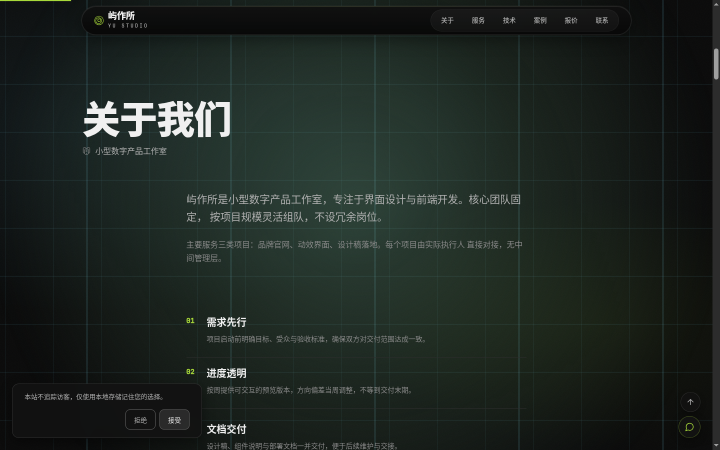
#> input picture docs/review/shots/1440-about.png, 1440 x 900 px, found by its file name (shown at 1/2 size)
$ python _probe.py
#> lines starting #> are read from the running program, lines starting #| are printed output that depends on the picture
from PIL import Image
import statistics

def lum(c):
    def f(v):
        v = v / 255
        return v / 12.92 if v <= 0.04045 else ((v + 0.055) / 1.055) ** 2.4
    r, g, b = [f(x) for x in c]
    return 0.2126 * r + 0.7152 * g + 0.0722 * b

def cr(a, b):
    l1, l2 = sorted([lum(a), lum(b)], reverse=True)
    return round((l1 + 0.05) / (l2 + 0.05), 2)

pairs = {
    '#B0B0B0 on #0A0A0A': ((176, 176, 176), (10, 10, 10)),
    '#8A8A8A on #0A0A0A': ((138, 138, 138), (10, 10, 10)),
    '#8A8A8A on #141414': ((138, 138, 138), (20, 20, 20)),
    '#8A8A8A on #0F0F0F': ((138, 138, 138), (15, 15, 15)),
    '#F0F0F0 on #0A0A0A': ((240, 240, 240), (10, 10, 10)),
    '#A8D93A on #0A0A0A': ((168, 217, 58), (10, 10, 10)),
    '#A8D93A on #141414': ((168, 217, 58), (20, 20, 20)),
    '#B0B0B0 on #141414': ((176, 176, 176), (20, 20, 20)),
    '#8A8A8A on #1A1A1A': ((138, 138, 138), (26, 26, 26)),
    '#2E2E2E on #141414': ((46, 46, 46), (20, 20, 20)),
    '#0A0A0A on #A8D93A (btn)': ((10, 10, 10), (168, 217, 58)),
}
for k, (a, b) in pairs.items():
    print(f"{k}: {cr(a, b)}:1")

print("=== pixel stats ===")
for f in ["docs/review/shots/1440-about.png", "docs/review/shots/1440-hero.png",
          "docs/review/shots/390-about.png", "docs/review/shots/390-services.png"]:
    im = Image.open(f).convert('RGB')
#> im is the input picture: PIL image 1440x900 RGB; mean R, G, B 30.2, 38.6, 33.8
    w, h = im.size
#> w = 1440; h = 900
    if w > 1000:
        box = (int(w * 0.72), int(h * 0.55), int(w * 0.95), int(h * 0.85))
#> box = (1036, 495, 1368, 765)
    else:
        box = (int(w * 0.6), int(h * 0.6), int(w * 0.95), int(h * 0.9))
    crop = im.crop(box)
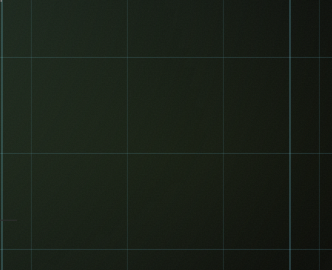
#> crop: PIL image 332x270 RGB; mean R, G, B 25.4, 32.7, 23.6
    px = list(crop.getdata())
#> px = 89640 items
    rs = [p[0] for p in px]
#> rs = 89640 items
    print(f, im.size, 'mean', round(sum(rs) / len(rs), 1),
          'stdev', round(statistics.pstdev(rs), 2),
          'minmax', min(rs), max(rs), 'distinct', len(set(rs)))
#| docs/review/shots/1440-about.png (1440, 900) mean 25.4 stdev 5.1 minmax 13 125 distinct 49
#> pass 2 of the loop `for f in ["docs/review/shots/1440-about.png", "docs/review/shots/1440-..`:
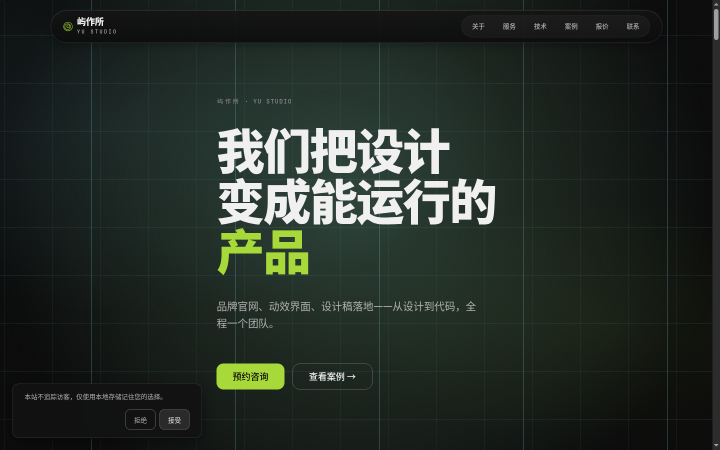
#> input picture docs/review/shots/1440-hero.png, 1440 x 900 px, found by its file name (shown at 1/2 size)
#> im is the input picture: PIL image 1440x900 RGB; mean R, G, B 37.1, 45.4, 39.2
#> `crop = im.crop(box)`:
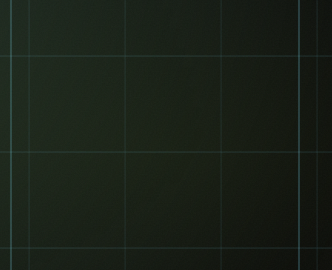
#> crop: PIL image 332x270 RGB; mean R, G, B 25.6, 32.7, 23.7
#| docs/review/shots/1440-hero.png (1440, 900) mean 25.6 stdev 4.97 minmax 13 57 distinct 45
#> pass 3 of the loop `for f in ["docs/review/shots/1440-about.png", "docs/review/shots/1440-..`:
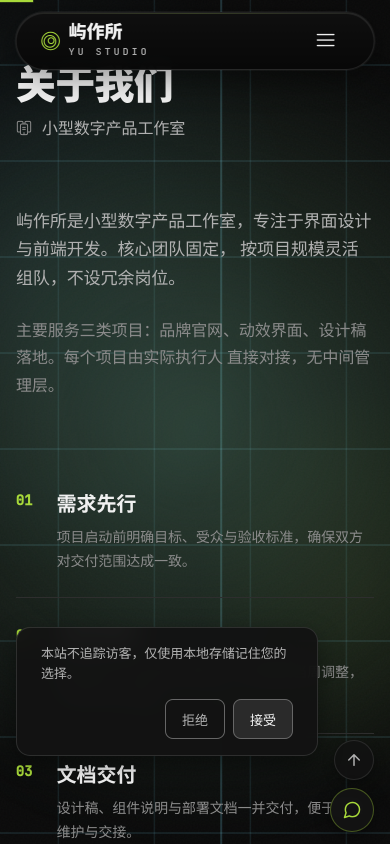
#> input picture docs/review/shots/390-about.png, 780 x 1688 px, found by its file name (shown at 1/2 size)
#> im is the input picture: PIL image 780x1688 RGB; mean R, G, B 34, 42.1, 37.6
#> `crop = im.crop(box)`:
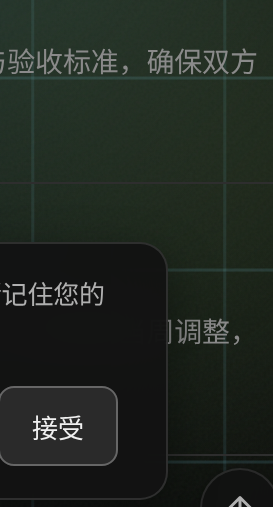
#> crop: PIL image 273x507 RGB; mean R, G, B 32.8, 39.8, 33
#> px = 138411 items
#| docs/review/shots/390-about.png (780, 1688) mean 32.8 stdev 22.35 minmax 10 240 distinct 220
#> the loop made 4 passes; the first 3 are shown
